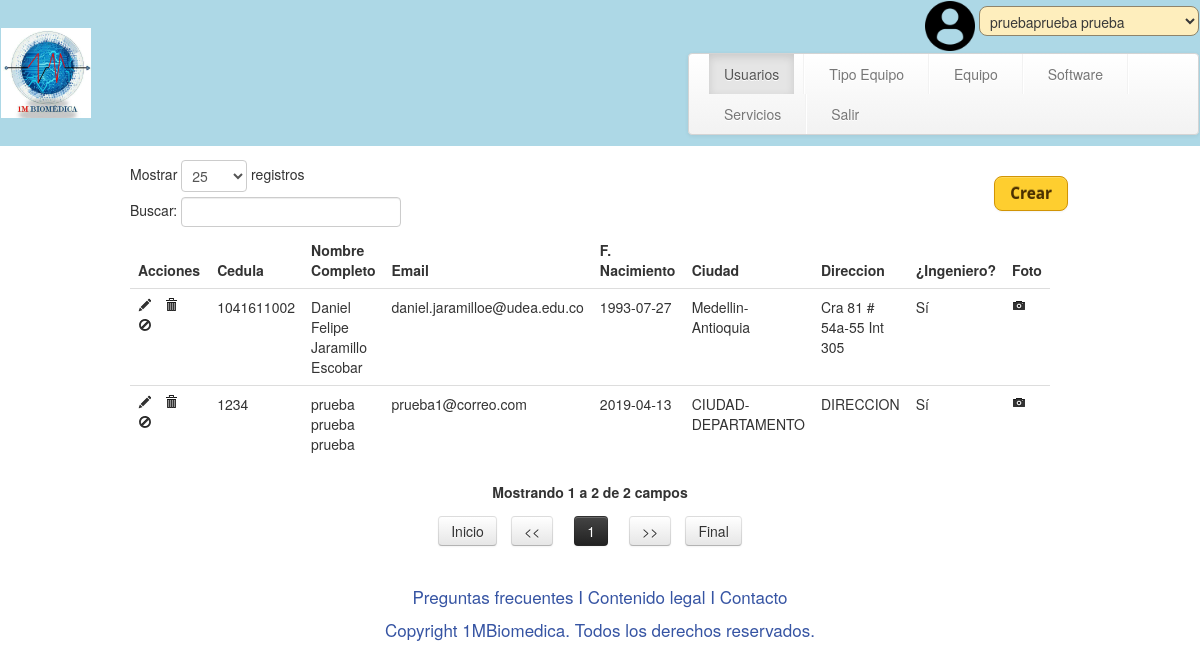
Screenshot of /usuario.php (signed in) with the database file from the repository.
### tables this page shows
CREATE TABLE IF NOT EXISTS `biome1m_usuarios` (
  `usuarios_id` INT NOT NULL AUTO_INCREMENT,
  `usuarios_cedula` INT NOT NULL,
  `usuarios_nombres` VARCHAR(45) NULL,
  `usuarios_apellidos` VARCHAR(45) NULL,
  `usuarios_correo` VARCHAR(100) NULL,
  `usuarios_contrasena` VARCHAR(100) NULL,
  `usuarios_nacimiento` DATE NULL,
  `usuarios_ciudad` VARCHAR(45) NULL,
  `usuarios_departamento` VARCHAR(45) NULL,
  `usuarios_direccion` VARCHAR(100) NULL,
  `usuarios_lineacorreo` TINYINT NULL,
  `usuarios_correosespeciales` TINYINT NULL,
  `usuarios_borrado` TINYINT NULL,
  `usuarios_fechamodifi` DATETIME NULL,
  `usuarios_ingeniero` TINYINT NULL,
  PRIMARY KEY (`usuarios_id`));

### include/generic_validate_session.php (called while the page is built, shortened)
<?php
include 'SessionData.php';
$SESSION_DATA = new SessionData();
?>

### include/SessionData.php (called while the page is built, shortened)
<?php
class SessionData {
    public function getPermission($id) {
	$permisos = $_SESSION['usuario']['permisos'];
	return (in_array($id, $permisos));
    }
}
?>

### lib/ControllerUser.php (called while the page is built, shortened)
<?php
include 'ConectionDb.php';
include 'Util.php';
class ControllerUser {
    private $conexion, $CDB, $op, $id, $euid, $sdid;
    private $UTILITY;
    private $response;
    function __construct() {
        $this->CDB = new ConectionDb();
        $this->UTILITY = new Util();
        $this->conexion = $this->CDB->openConect();
        $rqst = $_REQUEST;
        $this->op = isset($rqst['op']) ? $rqst['op'] : '';
        if ($this->op == 'usrsavegeneral') {
            $this->nombre = isset($rqst['nombre']) ? $rqst['nombre'] : '';
            $this->apellido = isset($rqst['apellido']) ? $rqst['apellido'] : '';
            $this->identificacion = isset($rqst['cedula']) ? $rqst['cedula'] : '';
            $this->email = isset($rqst['email']) ? $rqst['email'] : '';
            $this->pass = isset($rqst['pass']) ? $rqst['pass'] : '';
            $this->fechanaci = isset($rqst['fechanaci']) ? $rqst['fechanaci'] : '';
            $this->ciudad = isset($rqst['ciudad']) ? $rqst['ciudad'] : '';
            $this->departamento = isset($rqst['departamento']) ? $rqst['departamento'] : '';
            $this->direccion = isset($rqst['direccion']) ? $rqst['direccion'] : '';
            $this->lineacorreo = isset($rqst['lineacorreo']) ? $rqst['lineacorreo'] : 0;
            $this->especialco = isset($rqst['especialco']) ? $rqst['especialco'] : 0;
            $this->ingeniero = isset($rqst['ingeniero']) ? $rqst['ingeniero'] : 0;
            $this->usrsavegeneral();
        }else if ($this->op == 'usrlogin2') {
            $this->email = isset($rqst['email']) ? $rqst['email'] : '';
            $this->pass = isset($rqst['pass']) ? $rqst['pass'] : '';
            $this->usrlogin();
        } else if ($this->op == 'usrget') {
            $this->usrget();
        } else if ($this->op == 'usrprfget') {
            $this->usrprfget();
        } else if ($this->op == 'usrprfsave') {
            $this->chk = isset($rqst['chk']) ? $rqst['chk'] : '';
            $this->usrprfsave();
        } else if ($this->op == 'usrdelete') {
            $this->usrdelete();
        } else if ($this->op == 'noautorizado') {
            $this->response = $this->UTILITY->error_invalid_authorization();
        } else {
            $this->response = $this->UTILITY->error_invalid_method_called();
        }
    }
    public function usrget() {
        $q = "SELECT * FROM biome1m_usuarios WHERE usuarios_borrado = 0 ORDER BY usuarios_nombres ASC";
        $con = mysqli_query($this->conexion, $q) or die(mysqli_error($this->conexion) . "***ERROR: " . $q);
        $resultado = mysqli_num_rows($con);
        $arr = array();
        while ($obj = mysqli_fetch_object($con)) {
            $arr[] = array(
                'id' => $obj->usuarios_id,
                'cedula' => $obj->usuarios_cedula,
                'nombres' => ($obj->usuarios_nombres),
                'apellidos' => ($obj->usuarios_apellidos),
                'email' => ($obj->usuarios_correo),
                'fnacimiento' => ($obj->usuarios_nacimiento),
                'ciudad' => ($obj->usuarios_ciudad),
                'departamento' => ($obj->usuarios_departamento),
                'direccion' => ($obj->usuarios_direccion),
                'lcorreo' => ($obj->usuarios_lineacorreo),
                'coespeciales' => ($obj->usuarios_correosespeciales),
                'ing' => ($obj->usuarios_ingeniero),
                'dtcreate' => ($obj->usuarios_fechamodifi));
        }
        if ($resultado > 0) {
            $arrjson = array('output' => array('valid' => true, 'response' => $arr));
        } else {
            $arrjson = $this->UTILITY->error_no_result();
        }
        $this->response = ($arrjson);
    }
    public function getResponse() {
        return $this->response;
    }
}
?>

### lib/ConectionDb.php (called while the page is built, shortened)
<?php
class ConectionDb {
    private $host, $user, $pass, $db, $connection, $server_date;
    public function __construct() {
	$this->host = "localhost";
	$this->pass = "";
	$this->user = "root";
	$this->db = "biomedica1m_db";
    }
    public function openConect() {
	$this->connection = mysqli_connect($this->host, $this->user, $this->pass, $this->db);
	return $this->connection;
    }
}
?>

### lib/Util.php (called while the page is built, shortened)
<?php
class Util {
    public function error_invalid_method_called() {
        return array('output' => array('valid' => false, 'response' => array('code' => '101', 'content' => ' Metodo no existe.')));
    }
}
?>

### usuario.php (the view, shortened to what this page needs)
<?php
include 'include/generic_validate_session.php';
include 'lib/ControllerUser.php';
$create = $SESSION_DATA->getPermission(2);
$edit = $SESSION_DATA->getPermission(3);
$delete = $SESSION_DATA->getPermission(4);
$editpermission = $SESSION_DATA->getPermission(5);
$USUARIO = new ControllerUser();
$USUARIO->usrget();
$arrusuarios = $USUARIO->getResponse();
$isvalid = $arrusuarios['output']['valid'];
$arrusuarios = $arrusuarios['output']['response'];
?>
<!DOCTYPE html>
<html>
    <head>
	<?php include 'include/generic_head.php'; ?>
    </head>
    <body>
        <header>
	        <?php
            $_ACTIVE_SIDEBAR = 'usuario';
            include 'include/generic_header.php';
            ?>
        </header>
        <section id="section_wrap">
            <div class="container">
		        <?php
		            if ($create) {
		        ?>
                        <a href="#" id="crearusuario" class="btn btn-info botoncrear">Crear</a>
		        <?php
		            }
		        ?>
                <div>
                    <table class="table table-hover dyntable" id="dynamictable">
                        <thead>
                            <tr>
                                <th class="head0" style="width: 70px;">Acciones</th>
                                <th class="head1">Cedula</th>
                                <th class="head0">Nombre Completo</th>
                                <th class="head1">Email</th>
                                <th class="head0">F. Nacimiento</th>
                                <th class="head1">Ciudad</th>
                                <th class="head0">Direccion</th>
                                <th class="head1">¿Ingeniero?</th>
                                <th class="head0">Foto</th>
                            </tr>
                        </thead>
                        <colgroup>
                            <col class="con0" />
                            <col class="con1" />
                            <col class="con0" />
                            <col class="con1" />
                            <col class="con0" />
                            <col class="con1" />
                            <col class="con0" />
                            <col class="con1" />
                            <col class="con0" />
                        </colgroup>
                        <tbody>
			                <?php
			                    $c = count($arrusuarios);
			                    if ($isvalid) {
				                    for ($i = 0; $i < $c; $i++) {
				            ?>
				            <tr class="gradeC">
					            <td class="con0">
					        <?php
					                    if ($delete) {
						    ?>
	    				            <a href="#" onclick="USUARIO.editdata(<?php echo $arrusuarios[$i]['id']; ?>);"><span class="icon-pencil"></span></a><span>&nbsp;&nbsp;</span>
						    <?php
					                    }
					                    if ($edit) {
						    ?>
	    				            <a href="#" onclick="USUARIO.deletedata(<?php echo $arrusuarios[$i]['id']; ?>);"><span class="icon-trash"></span></a><span>&nbsp;&nbsp;</span>
						    <?php
					                    }
					                    if ($editpermission && $arrusuarios[$i]['ing']) {
						    ?>
	    				            <a href="#" onclick="USUARIO.editpermission(<?php echo $arrusuarios[$i]['id']; ?>);"><span class="icon-ban-circle"></span></a>
						    <?php
					                    }
					        ?>
					            </td>
					            <td class="con1"><?php echo $arrusuarios[$i]['cedula']; ?></td>
					            <td class="con0"><?php echo $arrusuarios[$i]['nombres'] . ' ' . $arrusuarios[$i]['apellidos']; ?></td>
					            <td class="con1"><?php echo $arrusuarios[$i]['email']; ?></td>
					            <td class="con0"><?php echo $arrusuarios[$i]['fnacimiento']; ?></td>
                                <td class="con1"><?php echo $arrusuarios[$i]['ciudad'] . '-' . $arrusuarios[$i]['departamento']?></td>
                                <td class="con0"><?php echo $arrusuarios[$i]['direccion']?></td>
                                <td class="con1"><?php if($arrusuarios[$i]['ing'] == 1){echo 'Sí';}else{echo 'No';};?></td>
                                <td class="con0"><a href="#" onclick="USUARIO.editpermission(<?php echo $arrusuarios[$i]['id']; ?>);"><span class="icon-camera"></span></a></td>
                            </tr>
				            <?php
				                    }
			                    }
			                ?>
                        </tbody>
                    </table>
                </div>
            </div>
        </section>
        <footer id="footer_wrap">
	    <?php include 'include/generic_footer.php'; ?>
        </footer>
        <link rel="stylesheet" media="screen" href="css/dynamictable.css" type="text/css" />
    </body>
</html>

### include/generic_head.php (shortened to what this page needs)
<link rel="stylesheet" type="text/css" href="css/app.css" />
<link rel="stylesheet" type="text/css" href="css/global.css">
<link rel="stylesheet" type="text/css" href="css/bootstrap/bootstrap.css" />
<link rel="stylesheet" media="screen" href="css/sunny/jquery-ui-1.10.2.custom.min.css" type="text/css" />

### include/generic_header.php (shortened to what this page needs)
<div align="left" class="divider" style="color: ">
    <table width="1365px"
        <tr>
            <td rowspan="2" width="685px" bgcolor="#add8e6">
                <img src="images/cabezote.jpg" width="90px" alt="1mbiomedica"/>
            </td>
            <td bgcolor="#add8e6" align="right">
                <?php
                if (isset($_SESSION['usuario'])){
                    ?>
                    <img src="images/64572.png" width="50px" alt="FueraDeSesion"/>
                    <select name="informacion" id="informacion" class="text ui-widget-content ui-corner-all" onclick="">
                        <option value="1"><?php echo $_SESSION['usuario']['nombres'] . $_SESSION['usuario']['apellidos']?></option>
                    </select>
                    <?php
                }
                else {
                    ?>
                    <img src="images/64572.png" width="50px" alt="FueraDeSesion"/>
                    <a href="#" id="iniciosesion" class="btn btn-info botoncrear">Iniciar Sesión</a>
                <?php
                }
                ?>
            </td>
        <tr>
            <td bgcolor="#add8e6">
                <div class="navbar">
                    <div class="navbar-inner">
                        <ul class="nav">
                            <?php
                            if (isset($_SESSION['usuario']) && $_SESSION['usuario']['ingeniero'] == 1) {
                                if($SESSION_DATA->getPermission(1)){
                                    ?>
                                    <li <?php if ($_ACTIVE_SIDEBAR == "usuario") echo 'class="active"'; ?>><a href="usuario.php">Usuarios</a></li>
                                    <li class="divider-vertical"></li>
                                    <?php
                                }
                                if($SESSION_DATA->getPermission(6)){
                                    ?>
                                    <li <?php if ($_ACTIVE_SIDEBAR == "tipoequipo") echo 'class="active"'; ?>><a href="tipoequipoing.php">Tipo Equipo</a></li>
                                    <li class="divider-vertical"></li>
                                    <?php
                                }
                                if($SESSION_DATA->getPermission(10)){
                                    ?>
                                    <li <?php if ($_ACTIVE_SIDEBAR == "equipo") echo 'class="active"'; ?>><a href="Equipoing.php">Equipo</a></li>
                                    <li class="divider-vertical"></li>
                                    <?php
                                }
                                if($SESSION_DATA->getPermission(14)){
                                    ?>
                                    <li <?php if ($_ACTIVE_SIDEBAR == "software") echo 'class="active"'; ?>><a href="softwareing.php">Software</a></li>
                                    <li class="divider-vertical"></li>
                                    <?php
                                }
                                if($SESSION_DATA->getPermission(18)){
                                    ?>
                                    <li <?php if ($_ACTIVE_SIDEBAR == "servicio") echo 'class="active"'; ?>><a href="servicioing.php">Servicios</a></li>
                                    <li class="divider-vertical"></li>
                                    <?php
                                }
                                    ?>
                                <li <?php if ($_ACTIVE_SIDEBAR == "salir") echo 'class="active"'; ?>><a href="logout.php">Salir</a></li>
                                <?php
                            }
                            ?>
                        </ul>
                    </div>
                </div>
            </td>
        </tr>
    </table>
</div>

### include/generic_footer.php
<div class="boxBtnFooter">
    <a class="BtnFooter" href="#">Preguntas frecuentes</a> I
    <a class="BtnFooter" href="#">Contenido legal</a> I
    <a class="BtnFooter" href="#">Contacto</a></div>
<div id="boxCopyFooter">
    Copyright 1MBiomedica. Todos los derechos reservados.
</div>

### css/app.css (style rules this page uses)
a.BtnFooter:link, a.BtnFooter:visited { color:#3654A3; text-decoration:none; }
.boxBtnFooter { color:#3654A3; font-size:17px; margin-left:auto; margin-right:auto; margin-top:13px; text-align:center; width:400px; text-decoration:none; }
#boxCopyFooter { color:#3654A3; font-size:17px; margin-left:auto; margin-right:auto; margin-top:13px; text-align:center; width:650px; }

### css/global.css (style rules this page uses)
ol,ul { list-style:none; }

### css/dynamictable.css (style rules this page uses)
.botoncrear { position: relative; top: 30px; float: right; }

### rows the page displays
biome1m_usuarios: usuarios_cedula "1041611002", usuarios_nombres "Daniel Felipe", usuarios_apellidos "Jaramillo Escobar", usuarios_correo "daniel.jaramilloe@udea.edu.co", usuarios_nacimiento "1993-07-27", usuarios_ciudad "Medellin", usuarios_departamento "Antioquia", usuarios_direccion "Cra 81 # 54a-55 Int 305"
biome1m_usuarios: usuarios_cedula "1234", usuarios_nombres "prueba", usuarios_apellidos "prueba prueba", usuarios_correo "prueba1@correo.com", usuarios_nacimiento "2019-04-13", usuarios_ciudad "CIUDAD", usuarios_departamento "DEPARTAMENTO", usuarios_direccion "DIRECCION"

### other values shown
form field informacion "pruebaprueba prueba"
